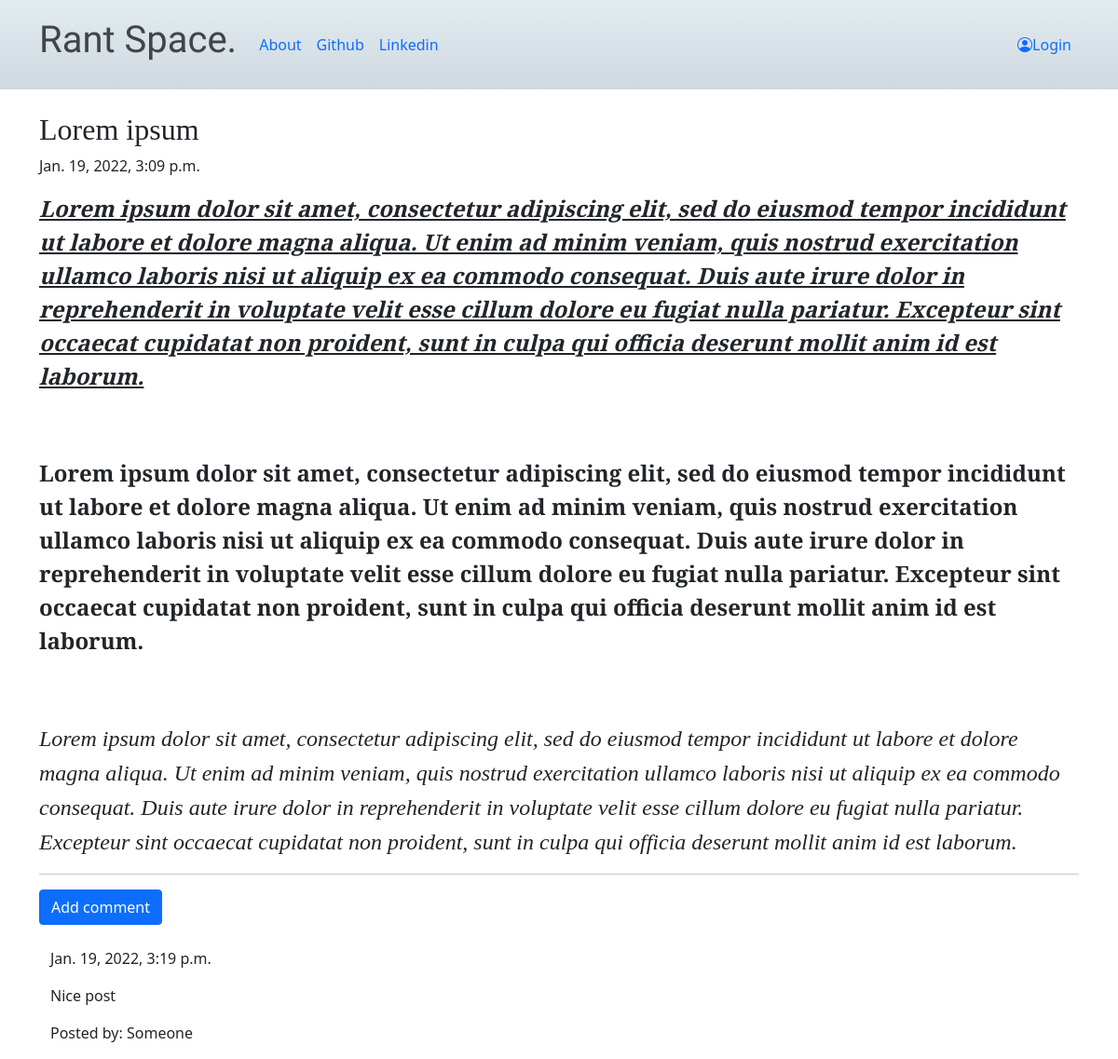
/post/1, run on the app's committed database.
### blog/models.py (models this page shows, shortened)
class Post(models.Model):
    author = models.ForeignKey('auth.User',on_delete=models.CASCADE)
    title = models.CharField(max_length=264)
    text = models.TextField()
    created_date = models.DateTimeField(default=timezone.now)
    published_date = models.DateTimeField(blank=True,null=True)

class Comment(models.Model):
    post = models.ForeignKey('blog.Post',related_name='comments',on_delete=models.CASCADE)
    author = models.CharField(max_length=264)
    text = models.TextField()
    created_date=models.DateTimeField(default=timezone.now)
    approved_comment = models.BooleanField(default=False)

### blog/views.py (the view)
# urls.py: re_path(r'^post/(?P<pk>\d+)$',views.PostDetailView.as_view(),name='post_detail'),
class PostDetailView(DetailView):
    model = Post

### blog/templates/blog/post_detail.html (shortened to what this page needs)
{% extends "blog/base.html" %}
{% block content %}
<div class="wholepage">
<div class="container">
<br>
<h1 class="posttitle text">{{post.title}}</h1>
{% if post.published_date %}
<div class="date postdate">
  {{post.published_date}}
</div>
{% else %}
<a class="btn btn-default "href="{% url 'post_publish' pk=post.pk %}">Publish</a>
{% endif %}
<div class="postcontent">
<p>{{post.text|safe}}</p>
</div>
<hr>
<a class="btn btn-primary" href="{% url 'add_comment_to_post' pk=post.pk %}">Add comment</a>
<div class="container">
  {% for comment in post.comments.all %}
<br>
  {% if user.is_authenticated or comment.approved_comment %}
    {{comment.created_date}}
    <p>{{comment.text|safe|linebreaks}}</p>
    <p>Posted by: {{comment.author}}</p>
    {% endif %}
    {% empty %}
    <p>No Comments to show.</p>
  {% endfor %}
</div>
</div>
</div>
{% endblock %}

### blog/static/css/blog.css (style rules this page uses)
.posttitle { font-family: 'Cinzel Decorative', cursive; font-size: 2em; }
.postcontent { font-family: 'Cormorant Garamond', serif; font-size: 1.5em; font-style: italic; font-weight: bold; }

### data on the page
Post: title "Lorem ipsum", published_date "Jan. 19, 2022, 3:09 p.m.", text "Lorem ipsum dolor sit amet, consectetur adipiscing elit, sed do eiusmod tempor incididunt ut labore et dolore magna aliqua. Ut enim ad minim veniam, quis nostrud exercitation ullamco laboris nisi ut aliquip ex ea commodo consequat. Duis aute irure dolor in reprehenderit in voluptate velit esse cillum dolore eu fugiat nulla pariatur. Excepteur sint occaecat cupidatat non proident, sunt in culpa qui officia deserunt mollit anim id est laborum. Lorem ipsum dolor sit amet, consectetur adipiscing elit, sed do eiusmod tempor incididunt ut labore et dolore magna aliqua. Ut enim ad minim veniam, quis nostrud exercitation ullamco laboris nisi ut aliquip ex ea commodo consequat. Duis aute irure dolor…"
Comment: created_date "Jan. 19, 2022, 3:19 p.m.", text "Nice post", author "Someone"
